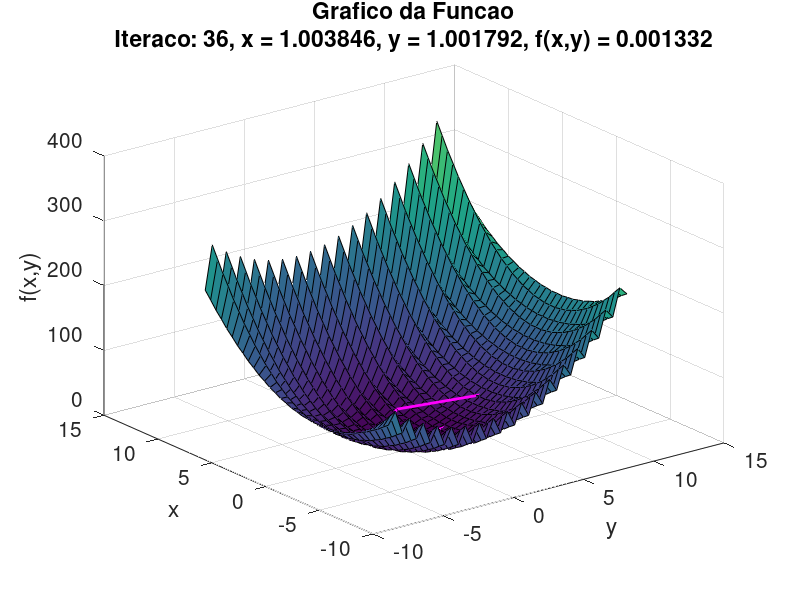
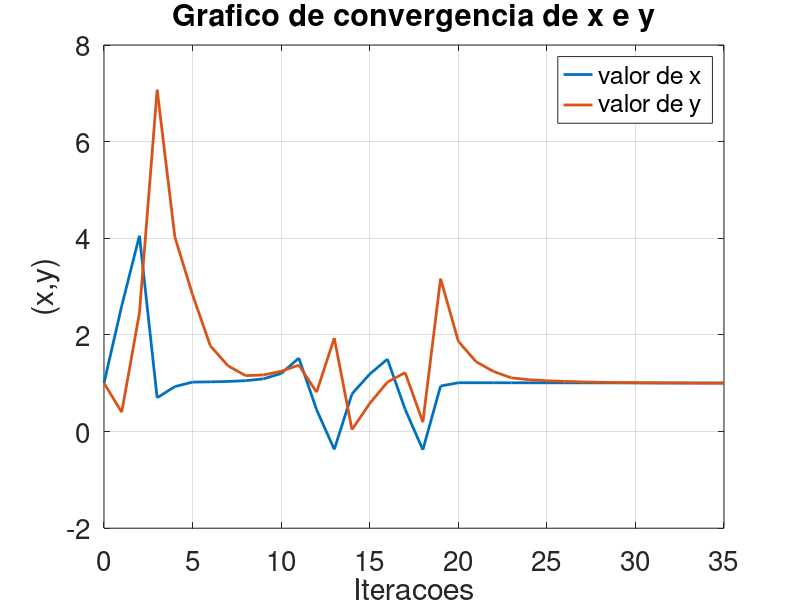
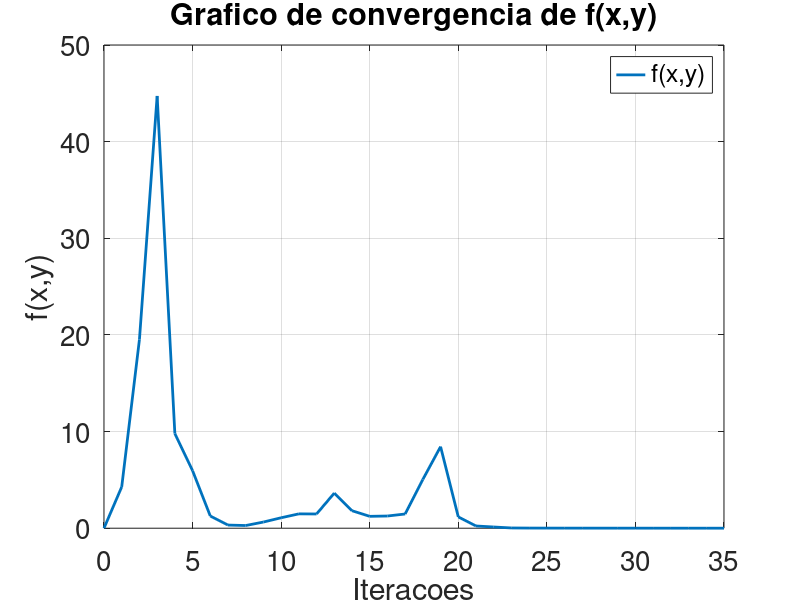

Source code (MATLAB) for these figures, in order:
function lista04()
  clc;
  format long;
  x0 = [3; 0];
  maxIter = 1000;
  otimo = [1; 1];
  tol = 1e-3;
  flag = 1;
  x0 = [3; 0];

  [x0, i] = otimizacao(x0, tol, maxIter, otimo, flag);

  printf("O resultado de F(%.6f, %.6f) = %.6f, e foram necessarias %d iteracoes\n", x0(1), x0(2), funcao(x0), i-1);

endfunction

function [x0, i] = otimizacao(x0, tol, maxIter, otimo, flag)
  if flag == 1
     alpha = 0.1;
   else
     alpha = 0.12;
   endif

   for i = 1:maxIter

    X(1, 1:2) = x0;
    Y(1, 1:1) = funcao(x0);

    if flag == 1
     x1 = x0 - alpha*gradiente(x0);
    else
     x1 = x0 - alpha*(hessian_levy13(x0)\gradiente(x0));
    endif

    X(i+1, 1:2) = x1;
    Y(i+1, 1:1) = funcao(x1);

    if max(abs(x1 - x0)) < tol
      break;
    endif
    x0 = x1;
  endfor

  distancia = euclidiana(x0, otimo);

  plotarGrafico(X,Y,i);
  convergenciaX(i,X);
  convergenciaF(i,Y);
endfunction


function y = funcao(x)
  y = sin(3 * pi * x(1))^2 + (x(1) - 1)^2 * (1 + sin(3 * pi * x(2))^2) + (x(2) - 1)^2 * (1 + sin(2 * pi * x(2))^2);
endfunction

function e = euclidiana(x0, otimo)
  e = sqrt((x0(1) - otimo(1))^2 + (x0(2) - otimo(2))^2);
endfunction

function g = gradiente(x)
   g = zeros(2, 1);
   g(1) = 2*sin(3*pi*x(1))*3*pi*(x(1) - 1) + 2*(x(1) - 1);
   g(2) = 2*sin(3*pi*x(2))*3*pi*(x(1) - 1) + 2*(x(2) - 1)*(1 + sin(2*pi*x(2))^2) + 2*(x(2) - 1);
endfunction

function h = hessiana(x)
   h = zeros(2, 2);
   h(1, 1) = 18*pi^2*sin(3*pi*x(1))^2 + 2*(1 + sin(3*pi*x(2))^2);
   h(1, 2) = 6*pi*sin(3*pi*x(2))*sin(3*pi*x(1));
   h(2, 1) = 6*pi*sin(3*pi*x(2))*sin(3*pi*x(1));
   h(2, 2) = 4*(x(2) - 1)*sin(2*pi*x(2))^2 + 2*(1 + sin(2*pi*x(2))^2);
endfunction

function plotarGrafico(X,Y,iter)
  X = X(1:(iter + 1), :);
  maiorValor = max(max(X));
  menorValor = min(min(X));
  intervalo = (menorValor - 5):0.5:(maiorValor + 5);
  numX = numel(intervalo);
  numY = numel(intervalo);
  Z = zeros(numY, numX, 2);

  for j = 1:numX
    for i = 1:numY
      Z(i, j, :) = funcao([intervalo(i); intervalo(j)]);
    endfor
  endfor

  for k = 1:(iter + 1);
    figure(1);
    clf;
    surf(intervalo, intervalo, Z(:, :, 1));
    hold on;
    plot3(X(1:k, 2), X(1:k, 1), Y(1:k, 1), 'color', 'm',  'linewidth', 2);
    plot3(X(k, 2), X(k, 1), Y(k, 1), 'Marker', 'o', 'MarkerFaceColor', 'm', 'color', 'k', 'linewidth', 2, 'markersize', 10);
    title(sprintf('Grafico da Funcao\nIteraco: %d, x = %1.6f, y = %1.6f, f(x,y) = %1.6f', k,  X(k, 1), X(k,2), Y(k, 1)));
    set(gca, 'fontsize', 15);
    xlabel('y');
    ylabel('x');
    zlabel('f(x,y)');
    pause(0.1);
  end
endfunction

function convergenciaX(iter,X)
  figure(2);
  clf;
  plot(0:iter,X, 'linewidth', 2);
  xlabel('Iteracoes');
  ylabel('(x,y)');
  legend('valor de x','valor de y');
  grid on;
  title(sprintf('Grafico de convergencia de x e y'));
  set(gca, 'fontsize', 20);
endfunction

function convergenciaF(iter,Y)
      figure(3);
      clf;
      plot(0:iter,Y, 'linewidth', 2);
      xlabel('Iteracoes');
      ylabel('f(x,y)');
      legend('f(x,y)');
      grid on;
      title(sprintf('Grafico de convergencia de f(x,y)'));
      set(gca, 'fontsize', 20);
endfunction
